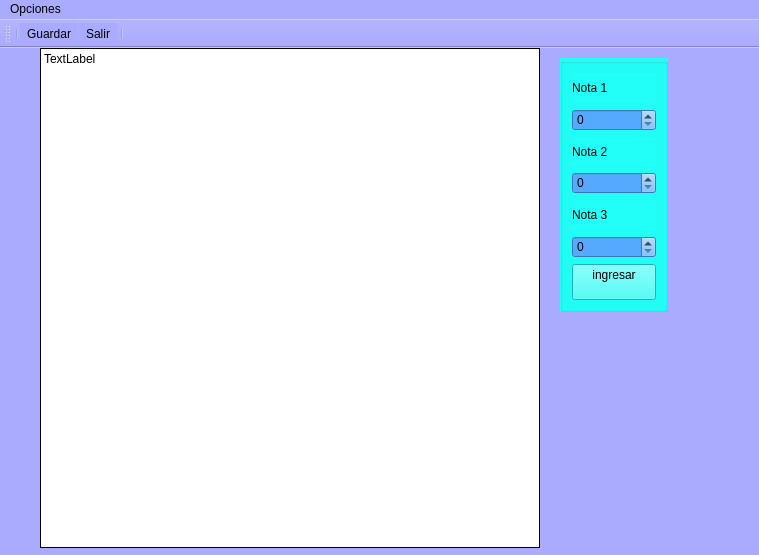
<?xml version="1.0" encoding="UTF-8"?>
<ui version="4.0">
 <class>Principal</class>
 <widget class="QMainWindow" name="Principal">
  <property name="geometry">
   <rect>
    <x>0</x>
    <y>0</y>
    <width>759</width>
    <height>555</height>
   </rect>
  </property>
  <property name="windowTitle">
   <string>Principal</string>
  </property>
  <property name="windowIcon">
   <iconset resource="recursos.qrc">
    <normaloff>:/new/prefix1/recursos/beneficios.png</normaloff>:/new/prefix1/recursos/beneficios.png</iconset>
  </property>
  <property name="styleSheet">
   <string notr="true">background-color: rgb(170, 170, 255);
color: rgb(0, 0, 0);</string>
  </property>
  <widget class="QWidget" name="centralwidget">
   <widget class="QLabel" name="cuadro">
    <property name="geometry">
     <rect>
      <x>40</x>
      <y>0</y>
      <width>500</width>
      <height>500</height>
     </rect>
    </property>
    <property name="minimumSize">
     <size>
      <width>500</width>
      <height>500</height>
     </size>
    </property>
    <property name="styleSheet">
     <string notr="true">background-color: rgb(255, 255, 255);</string>
    </property>
    <property name="frameShape">
     <enum>QFrame::Box</enum>
    </property>
    <property name="text">
     <string>TextLabel</string>
    </property>
    <property name="alignment">
     <set>Qt::AlignLeading|Qt::AlignLeft|Qt::AlignTop</set>
    </property>
   </widget>
   <widget class="QGroupBox" name="groupBox">
    <property name="geometry">
     <rect>
      <x>560</x>
      <y>10</y>
      <width>108</width>
      <height>254</height>
     </rect>
    </property>
    <property name="styleSheet">
     <string notr="true">background-color: rgb(33, 255, 248);
color: rgb(0, 0, 0);</string>
    </property>
    <property name="title">
     <string/>
    </property>
    <layout class="QVBoxLayout" name="verticalLayout">
     <item>
      <widget class="QLabel" name="label">
       <property name="text">
        <string>Nota 1</string>
       </property>
      </widget>
     </item>
     <item>
      <widget class="QSpinBox" name="inNota1">
       <property name="styleSheet">
        <string notr="true">background-color: rgb(85, 170, 255);</string>
       </property>
       <property name="maximum">
        <number>400</number>
       </property>
      </widget>
     </item>
     <item>
      <widget class="QLabel" name="label_2">
       <property name="text">
        <string>Nota 2</string>
       </property>
      </widget>
     </item>
     <item>
      <widget class="QSpinBox" name="inNota2">
       <property name="styleSheet">
        <string notr="true">background-color: rgb(85, 170, 255);</string>
       </property>
       <property name="maximum">
        <number>400</number>
       </property>
      </widget>
     </item>
     <item>
      <widget class="QLabel" name="label_3">
       <property name="text">
        <string>Nota 3</string>
       </property>
      </widget>
     </item>
     <item>
      <widget class="QSpinBox" name="inNota3">
       <property name="styleSheet">
        <string notr="true">background-color: rgb(85, 170, 255);</string>
       </property>
       <property name="maximum">
        <number>400</number>
       </property>
      </widget>
     </item>
     <item>
      <widget class="QPushButton" name="cmdGraficar">
       <property name="text">
        <string>ingresar
</string>
       </property>
      </widget>
     </item>
    </layout>
   </widget>
  </widget>
  <widget class="QMenuBar" name="menubar">
   <property name="geometry">
    <rect>
     <x>0</x>
     <y>0</y>
     <width>759</width>
     <height>20</height>
    </rect>
   </property>
   <widget class="QMenu" name="menuOpciones">
    <property name="title">
     <string>Opciones</string>
    </property>
    <addaction name="actionGuardar"/>
    <addaction name="actionSalir"/>
   </widget>
   <addaction name="menuOpciones"/>
  </widget>
  <widget class="QToolBar" name="toolBar">
   <property name="minimumSize">
    <size>
     <width>50</width>
     <height>0</height>
    </size>
   </property>
   <property name="windowTitle">
    <string>toolBar</string>
   </property>
   <attribute name="toolBarArea">
    <enum>TopToolBarArea</enum>
   </attribute>
   <attribute name="toolBarBreak">
    <bool>false</bool>
   </attribute>
   <addaction name="separator"/>
   <addaction name="actionGuardar"/>
   <addaction name="actionSalir"/>
   <addaction name="separator"/>
  </widget>
  <action name="actionGuardar">
   <property name="icon">
    <iconset resource="recursos.qrc">
     <normaloff>:/new/prefix1/recursos/disquete.png</normaloff>:/new/prefix1/recursos/disquete.png</iconset>
   </property>
   <property name="text">
    <string>Guardar</string>
   </property>
  </action>
  <action name="actionSalir">
   <property name="icon">
    <iconset resource="recursos.qrc">
     <normaloff>:/new/prefix1/recursos/flecha.png</normaloff>:/new/prefix1/recursos/flecha.png</iconset>
   </property>
   <property name="text">
    <string>Salir </string>
   </property>
  </action>
 </widget>
 <resources>
  <include location="recursos.qrc"/>
 </resources>
 <connections/>
</ui>
